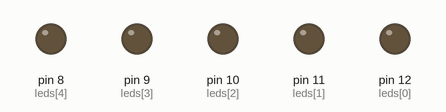
This sketch was run on a simulated Arduino Uno, built with avr-gcc and run on an emulated ATmega328P. Parts: output pins drawn as LEDs (lit = HIGH).

Above: at 0.19 s.
At 1.4 s:
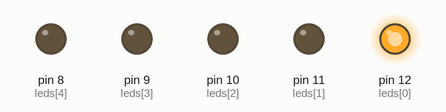
At 5.1 s:
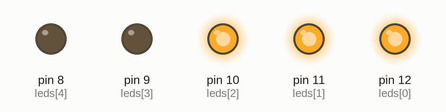
At 10.3 s:
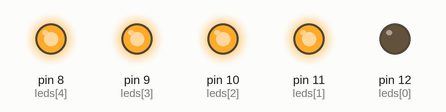
At 14.0 s:
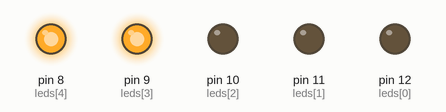
At 21.1 s:
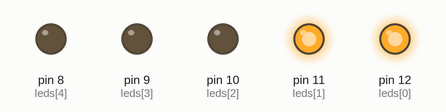
Timing chart, 0 to 23.0 s (numbered marks = the images above):
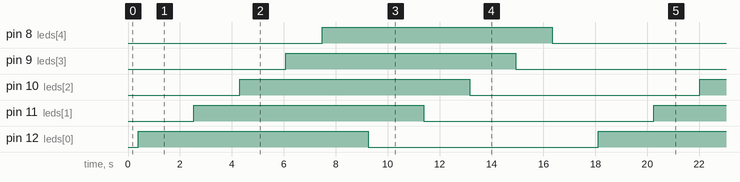

The sketch:

Act_2_-_RevisedCode.ino
```cpp
int leds[] = {12, 11, 10, 9, 8};
int led = 0;
int brightness = 0;

void setup() {

  led = 0;
  while (led < 5) {
    pinMode(leds[led], OUTPUT);
    led++;
  }
}

void loop() {

  led = 0;
  while (led < 5) {
    brightness = 0;
    while (brightness <= 255) {
      analogWrite(leds[led], brightness);
      brightness++;
      delay(3);
    }
    delay(1000);
    led++;
  }

  led = 0;
  while (led < 5) {
    brightness = 255;
    while (brightness >= 0) {
      analogWrite(leds[led], brightness);
      brightness--;
      delay(3);
    }
    delay(1000);
    led++;
  }
}
```

Measured:
- by itself, pin 8 (leds[4]), pin 9 (leds[3]), pin 10 (leds[2]), pin 11 (leds[1]), pin 12 (leds[0]): alternates HIGH for 8.9 s and LOW for 8.9 s
